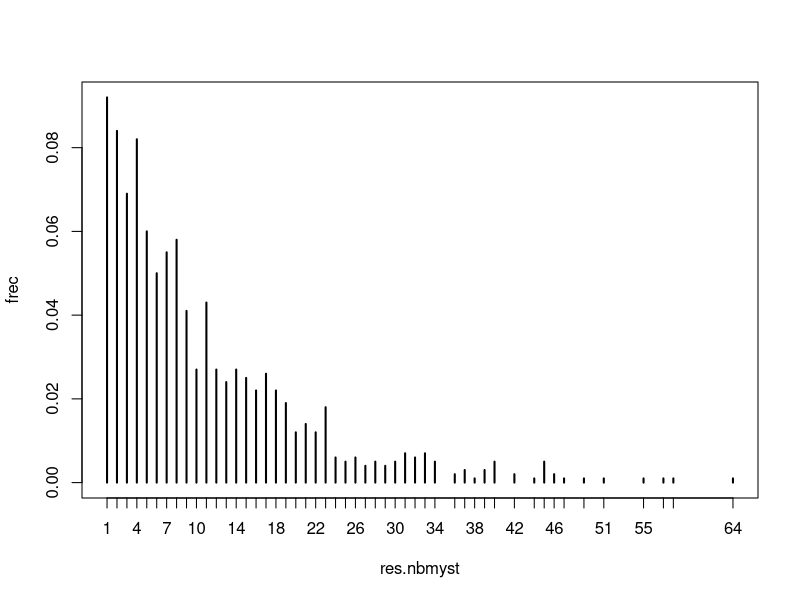
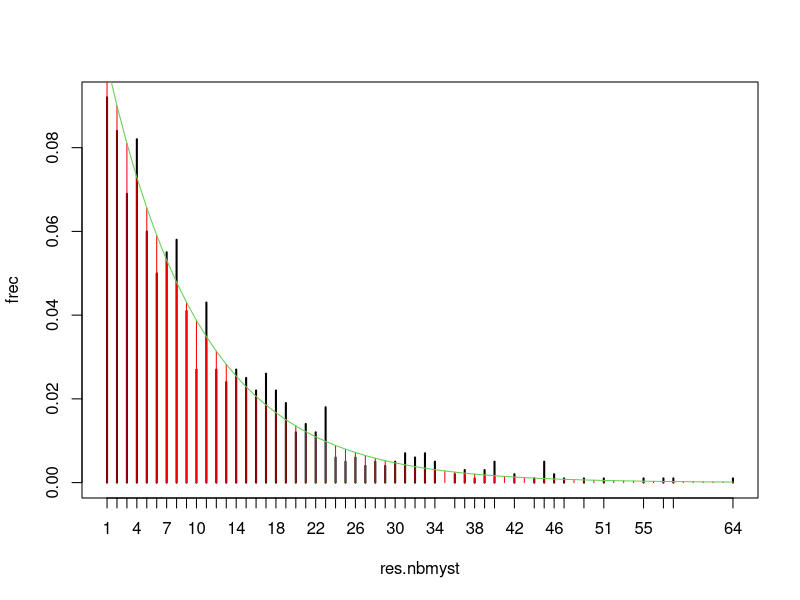
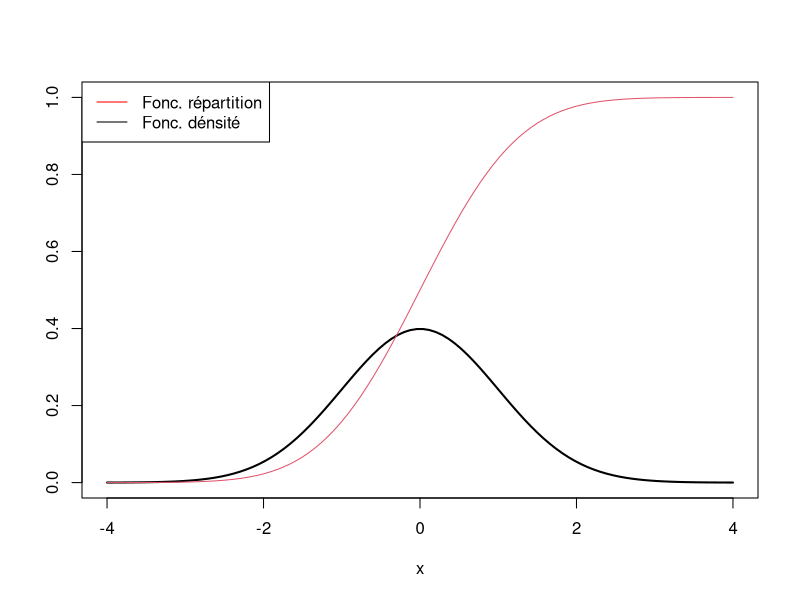
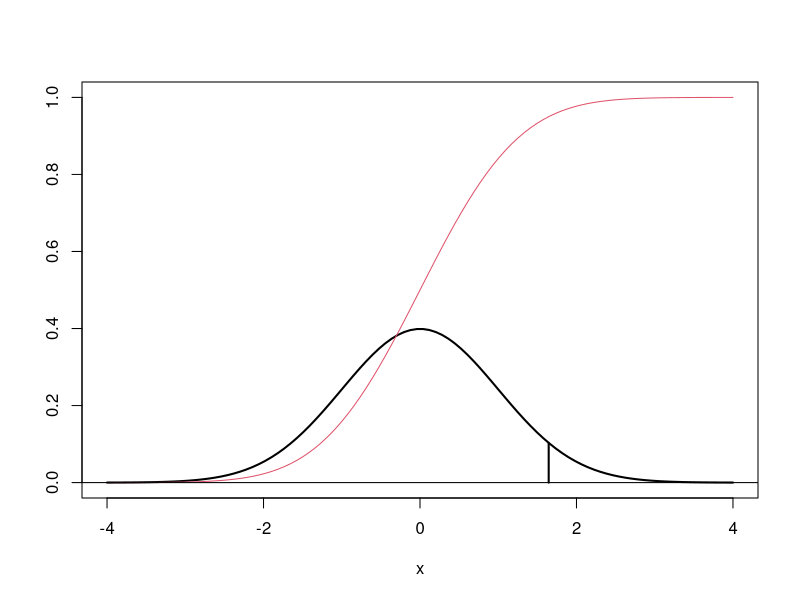
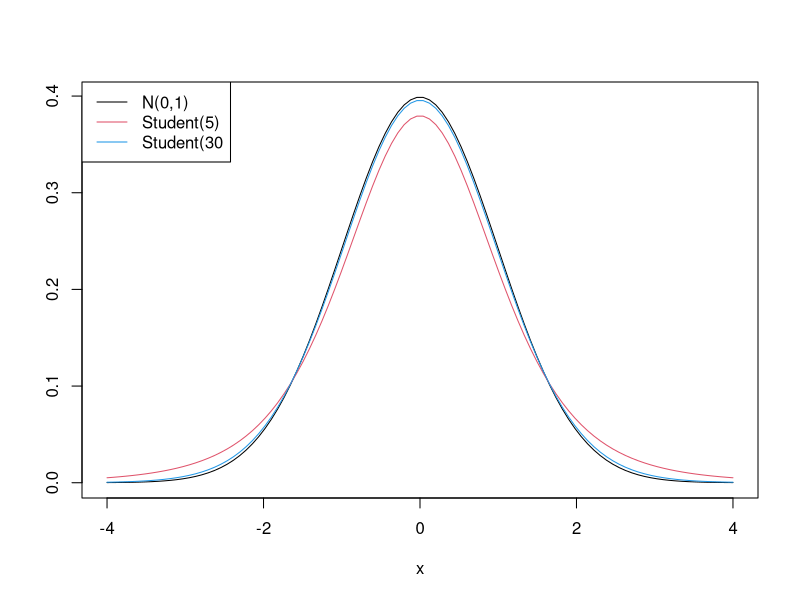
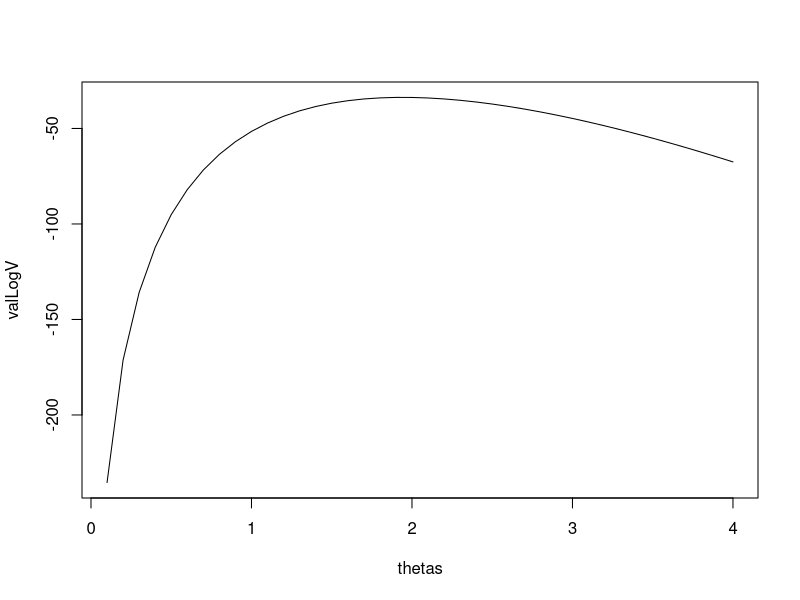
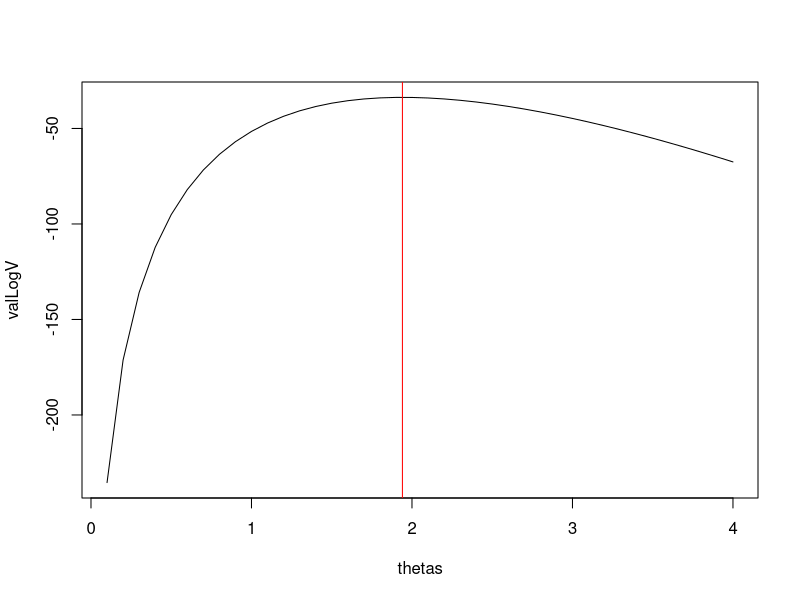
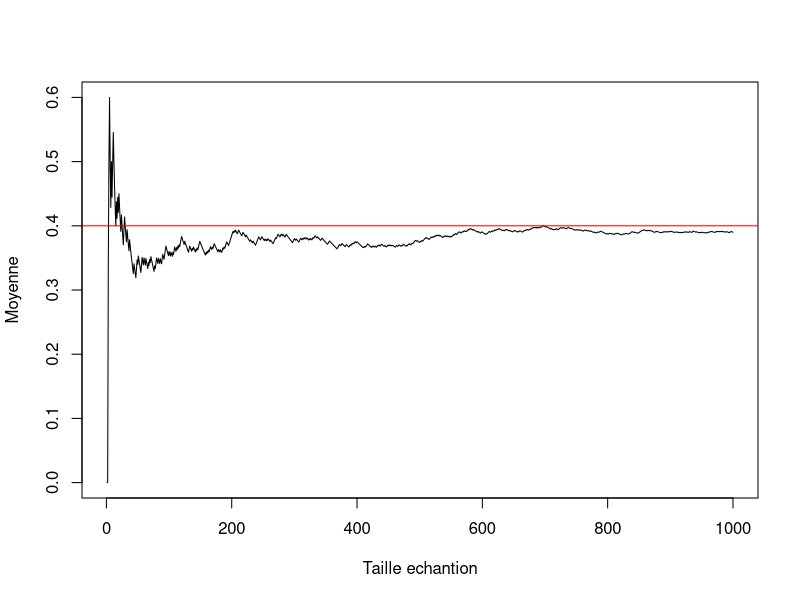

These charts were generated, in order, by the following R code:
# -*- coding: utf-8 -*-

# ##############################
# ## 1.Prise en main  ##
# ##############################

bernoulli <- function(p){
  x <- runif(1) #par default min=0 et max=1
  if (x< p) {
    return(1)
  }else{
    return(0)
  }
}

bernoulli(1/3)

# ##############################
# ## 1.Lois de proba usuelles ##
# ##############################

# ## 1.1 Lois discretes

# 1.
# fonction nombre mystère

find.number = function(myst){
  nb.alea <-  sample(1:10,1)
  nb.tirages <-  1
  while(nb.alea!=myst){
    nb.tirages <-  nb.tirages+1
    nb.alea   <-  sample(1:10,1)
  }
  return(nb.tirages)
}

#appliquer la fonction N=1000 et garder le résultat dans un vecteur:
N <- 1000
myst <- 9
res.nbmyst <-  sapply(rep(myst,N),find.number)  

#2.
table(res.nbmyst)  # le nombre d'apparition de chaque entier
frec <- table(res.nbmyst)/sum(table(res.nbmyst)) #frequence relative. 
#Remarque: Pour obtenir  la frequence relative, on peut aussi  diviser par N 
plot(frec)


# find.number() compte le nombre des essais indépendants avant d'obtenir un succès pour une expérience 
# ayant une probabilité de succès de 1/10. La loi de probabilité correspondante est donc une géométrique
# de paramètre 1/10. 

# !!! Attention, le suffixe geom dans R correspond à une loi de probabilités comptant 
# le nombre d'échecs avant le premier succès, il faut donc décaler les valeurs de 1 dans l'évaluation 
# du dgeom() !

# +
plot(frec)

Intervalle <- min(res.nbmyst):max(res.nbmyst) 
probTheorique <- dgeom(x=Intervalle-1, prob = 1/10) #dans R la loi geom compte le nb d'échecs avant le premier succes 
lines(probTheorique,type = 'h', col='red')
lines(probTheorique,col=3) 
# -


# ##  1.2 Lois continues

#1.
x = seq(-4,4,length=100) #discretisation de l'intervalle d'interet
plot(x,dnorm(x),type="l",ylim=c(0,1),ylab = "",lwd=2)  #par défault dans dnorm mean=0 et sd=1
# on fixe ylim pour pouvoir répresenter la fonction de répartition sur le même graphique.
lines(x,pnorm(x),col=2)
legend("topleft",legend = c("Fonc. répartition", "Fonc. dénsité"), lty=c(1,1), col = c("red","black"))

#2.
q95 = qnorm(0.95)
q95

# +
#3.
plot(x,dnorm(x),type="l",ylim=c(0,1),ylab = "",lwd=2)
lines(x,pnorm(x),col=2)

abline(h=0)
segments(x0=q95,y0=0,x1=q95,y1=dnorm(q95),lwd=2)
# -

#4.
plot(x,dnorm(x),type="l",ylab = "",col=1) #pour mieux visualiser
lines(x,dt(x,5),col=2) #loi student à 5 deg de liberté
lines(x,dt(x,30),col=4) #densite du loi student à 30 deg de liberté
legend("topleft", legend = c("N(0,1)","Student(5)","Student(30"),lty=c(1,1,1), col = c(1,2,4))
# Illustration du fait qu'une loi de Student converge vers une loi normale(0,1) quand le nb de degrés de liberté tends vers l'infini

# ##############################
# ## 2.Simulations      ########
# ##############################

### 2.1 - Loi exponentielle
#1.
set.seed(1) #pas necessaire, juste pour pouvoir reproduire le vecteur ech
ech=rexp(n=100, rate = 2) 

# 2.

thetas=seq(0.1,4,by=0.1)
# calcul de valeurs la fonction de log-vraisemblance 
logvrais = sapply(thetas,FUN=function(x) sum(dexp(ech,rate=x,log=TRUE)))

#une autre façon de faire:
LogVrais <- function(ech,rate){
  n <- length(ech)
  return(n*log(rate)-rate*sum(ech))
}
valLogV=sapply(thetas,FUN=function(x){LogVrais(ech=ech,rate=x)})
# graphique
plot(thetas,valLogV,type = 'l')
#  ou plot(thetas,logvrais,type="l",col=2)

# l'estimatuer du max de vraisaimblance est donnée par $1/\bar{X_n} (\bar{X_n}$ est la moyenne empirique)

plot(thetas,valLogV,type = 'l')
#3. l'estimatuer du max de vraisaimblance est donnée par 1/\bar{X_n} (\bar{X_n} est la moyenne empirique)
MaxVrais <- 1/mean(ech) 
abline(v=MaxVrais,col='red')
thetas[which.max(valLogV)] #pour quel theta on a obtenu une valeur maximale dans notre calcul de log-vraisemblance

### 2.2 - Loi normale "simple"
#1.
set.seed(42)
ech.norm = rnorm(n=10,mean=2,sd=sqrt(3)) ## Attention à l'ecart-type

#3.
normMult = rnorm(3,c(0,100,1000),sqrt(c(0.1,10,100)))


normMult

### pour un echantillon de taille 20 de même loi:
normMult.mat = sapply(1:20,FUN=function(i) rnorm(3,c(0,100,1000),sqrt(c(0.1,10,100))))
normMult.mat

# ## 2.2 - Loi normale multi-variée

#1. 
#création de la matrice sigma
sigma <- matrix(0.2,ncol = 3, nrow = 3)
diag(sigma)=c(0.1,10,100)
sigma
#décomposition
L=chol(sigma)
L #triangulaire superieure
L <- t(L) #triangulaire inferieure
L
L%*%t(L) #vérification

#2.
set.seed(1)
mu = rep(0,3)
Y <- as.vector(mu+L%*%rnorm(3))
Y

library(MASS) #pour le faire directement avec la fonction mvrnorm
set.seed(1)
mvrnorm(n=1,mu=c(0,0,0),sigma)


# ##############################
# ## 3.Illustrations  des théorèmes limites  ########
# ##############################

### 3. 1 Loi des grandes nombres
#1. 
#2.
N=1000
library(purrr)
X <- rbernoulli(n=N,p=0.4)
# Sinon on peut faire
X <- rbinom(n=N,size = 1,p=0.4)
#3.
m_l <- sapply(1:N, FUN = function(x){mean(X[1:x])})
length(m_l)
plot(m_l,type = 'l',ylab = "Moyenne",xlab = "Taille echantion")
abline(h=0.4,col='red')
#Pour calculer les moyennes succesives on peut également faire:
m_l <- cumsum(X)/1:N


# ## 3. 2 Théorème centrale limite

# 1.
# Soit X1,...,Xn,... v.a iid de moyenne $\mu$ et de variance $\sigma^2$ (sigma2 != 0). 
# Sn = X1+...Xn
# On a $$\frac{Sn - n\mu}{\sqrt{n\sigma^2}} ---> N(0,1)$$ (cvg en loi)
# Avec Xi bernoulli, Sn binomiale 
# mu = p
# sigma2 = p*(1-p)

# 2.Bin(n,p)=sum(de n bernoulli(p))

#3.
p=0.5; n=10; N=1000
s=rbinom(n=N, size=n,p)
Z10 <- (s-n*p)/sqrt(n*p*(1-p))
Z10
#4.
n=50
s=rbinom(n=N, size=n,p)
Z50 <- (s-n*p)/sqrt(n*p*(1-p))
n=500
s=rbinom(n=N, size=n,p)
Z500 <- (s-n*p)/sqrt(n*p*(1-p))
#5.
x <- seq(-4,4,by=0.1)
densite <- dnorm(x=x,mean = 0,sd=1) 

# +
par(mfrow=c(2,2))
hist(Z10,probability = TRUE)
lines(x,densite,col='red',lwd=2,xlab="",ylab="")

hist(Z50,probability = TRUE)
lines(x,densite,col='red',lwd=2,xlab="",ylab="")

hist(Z500,probability = TRUE)
lines(x,densite,col='red',lwd=2,xlab="",ylab="")
# -

hist(Z50,probability = TRUE)
lines(x,densite,col='red',lwd=2,xlab="",ylab="")


hist(Z500,probability = TRUE)
lines(x,densite,col='red',lwd=2,xlab="",ylab="")

# On peut également créer une fonction pour tracer les histogrammes

BerTCL <- function(N,n,p){
  s <- rbinom(n=N, size=n,p)
  Z <- (s-n*p)/sqrt(n*p*(1-p))
  hist(Z, probability = TRUE,main = paste("Histogramme n=",n))
  Xval <- seq(min(Z),max(Z),by=0.1)
  lines(Xval,dnorm(Xval),col='red')
}
BerTCL(1000,10,0.5)  
par(mfrow=c(1,3))
sapply(c(10,50,500),FUN =  function(i){BerTCL(N,i,p)})

